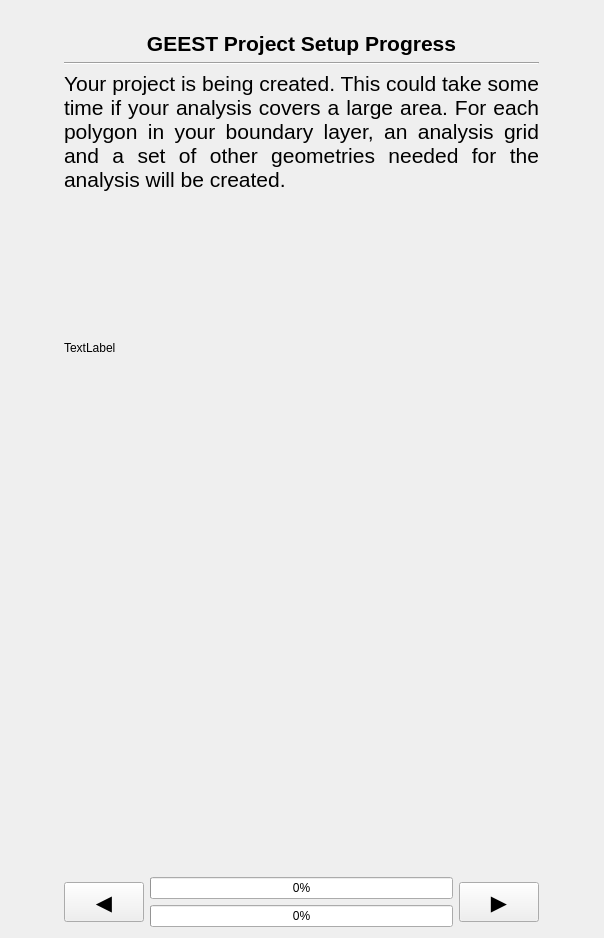
<?xml version="1.0" encoding="UTF-8"?>
<ui version="4.0">
 <class>SetupPanelBase</class>
 <widget class="QWidget" name="SetupPanelBase">
  <property name="geometry">
   <rect>
    <x>0</x>
    <y>0</y>
    <width>604</width>
    <height>938</height>
   </rect>
  </property>
  <property name="windowTitle">
   <string>Form</string>
  </property>
  <layout class="QGridLayout" name="gridLayout_2">
   <item row="2" column="0">
    <widget class="Line" name="line">
     <property name="orientation">
      <enum>Qt::Horizontal</enum>
     </property>
    </widget>
   </item>
   <item row="3" column="0">
    <widget class="QLabel" name="description">
     <property name="font">
      <font>
       <pointsize>16</pointsize>
      </font>
     </property>
     <property name="text">
      <string>Your project is being created. This could take some time if your analysis covers a large area. For each polygon in your boundary layer, an analysis grid and a set of other geometries needed for the analysis will be created.</string>
     </property>
     <property name="textFormat">
      <enum>Qt::MarkdownText</enum>
     </property>
     <property name="alignment">
      <set>Qt::AlignJustify|Qt::AlignTop</set>
     </property>
     <property name="wordWrap">
      <bool>true</bool>
     </property>
    </widget>
   </item>
   <item row="0" column="0">
    <widget class="QLabel" name="banner_label">
     <property name="text">
      <string/>
     </property>
     <property name="pixmap">
      <pixmap>../resources/geest-banner.png</pixmap>
     </property>
     <property name="scaledContents">
      <bool>true</bool>
     </property>
    </widget>
   </item>
   <item row="6" column="0">
    <layout class="QGridLayout" name="gridLayout">
     <item row="0" column="0" rowspan="2">
      <widget class="QPushButton" name="previous_button">
       <property name="sizePolicy">
        <sizepolicy hsizetype="Minimum" vsizetype="Minimum">
         <horstretch>0</horstretch>
         <verstretch>0</verstretch>
        </sizepolicy>
       </property>
       <property name="minimumSize">
        <size>
         <width>80</width>
         <height>40</height>
        </size>
       </property>
       <property name="maximumSize">
        <size>
         <width>80</width>
         <height>40</height>
        </size>
       </property>
       <property name="font">
        <font>
         <pointsize>16</pointsize>
        </font>
       </property>
       <property name="text">
        <string>◀️</string>
       </property>
      </widget>
     </item>
     <item row="0" column="1">
      <widget class="QProgressBar" name="child_progress_bar">
       <property name="sizePolicy">
        <sizepolicy hsizetype="Minimum" vsizetype="Fixed">
         <horstretch>0</horstretch>
         <verstretch>0</verstretch>
        </sizepolicy>
       </property>
       <property name="value">
        <number>0</number>
       </property>
      </widget>
     </item>
     <item row="0" column="2" rowspan="2">
      <widget class="QPushButton" name="next_button">
       <property name="sizePolicy">
        <sizepolicy hsizetype="Minimum" vsizetype="Minimum">
         <horstretch>0</horstretch>
         <verstretch>0</verstretch>
        </sizepolicy>
       </property>
       <property name="minimumSize">
        <size>
         <width>80</width>
         <height>40</height>
        </size>
       </property>
       <property name="maximumSize">
        <size>
         <width>80</width>
         <height>40</height>
        </size>
       </property>
       <property name="font">
        <font>
         <pointsize>16</pointsize>
        </font>
       </property>
       <property name="text">
        <string>▶️</string>
       </property>
      </widget>
     </item>
     <item row="1" column="1">
      <widget class="QProgressBar" name="progress_bar">
       <property name="sizePolicy">
        <sizepolicy hsizetype="Minimum" vsizetype="Fixed">
         <horstretch>0</horstretch>
         <verstretch>0</verstretch>
        </sizepolicy>
       </property>
       <property name="value">
        <number>0</number>
       </property>
      </widget>
     </item>
    </layout>
   </item>
   <item row="4" column="0">
    <widget class="QLabel" name="label">
     <property name="minimumSize">
      <size>
       <width>300</width>
       <height>300</height>
      </size>
     </property>
     <property name="maximumSize">
      <size>
       <width>300</width>
       <height>300</height>
      </size>
     </property>
     <property name="text">
      <string>TextLabel</string>
     </property>
    </widget>
   </item>
   <item row="1" column="0">
    <widget class="QLabel" name="label_2">
     <property name="text">
      <string>&lt;html&gt;&lt;head/&gt;&lt;body&gt;&lt;p align=&quot;center&quot;&gt;&lt;span style=&quot; font-size:16pt; font-weight:600;&quot;&gt;GEEST Project Setup Progress&lt;/span&gt;&lt;/p&gt;&lt;/body&gt;&lt;/html&gt;</string>
     </property>
     <property name="textFormat">
      <enum>Qt::RichText</enum>
     </property>
     <property name="alignment">
      <set>Qt::AlignCenter</set>
     </property>
     <property name="wordWrap">
      <bool>true</bool>
     </property>
    </widget>
   </item>
   <item row="5" column="0">
    <spacer name="verticalSpacer">
     <property name="orientation">
      <enum>Qt::Vertical</enum>
     </property>
     <property name="sizeHint" stdset="0">
      <size>
       <width>20</width>
       <height>40</height>
      </size>
     </property>
    </spacer>
   </item>
  </layout>
 </widget>
 <resources/>
 <connections/>
</ui>
